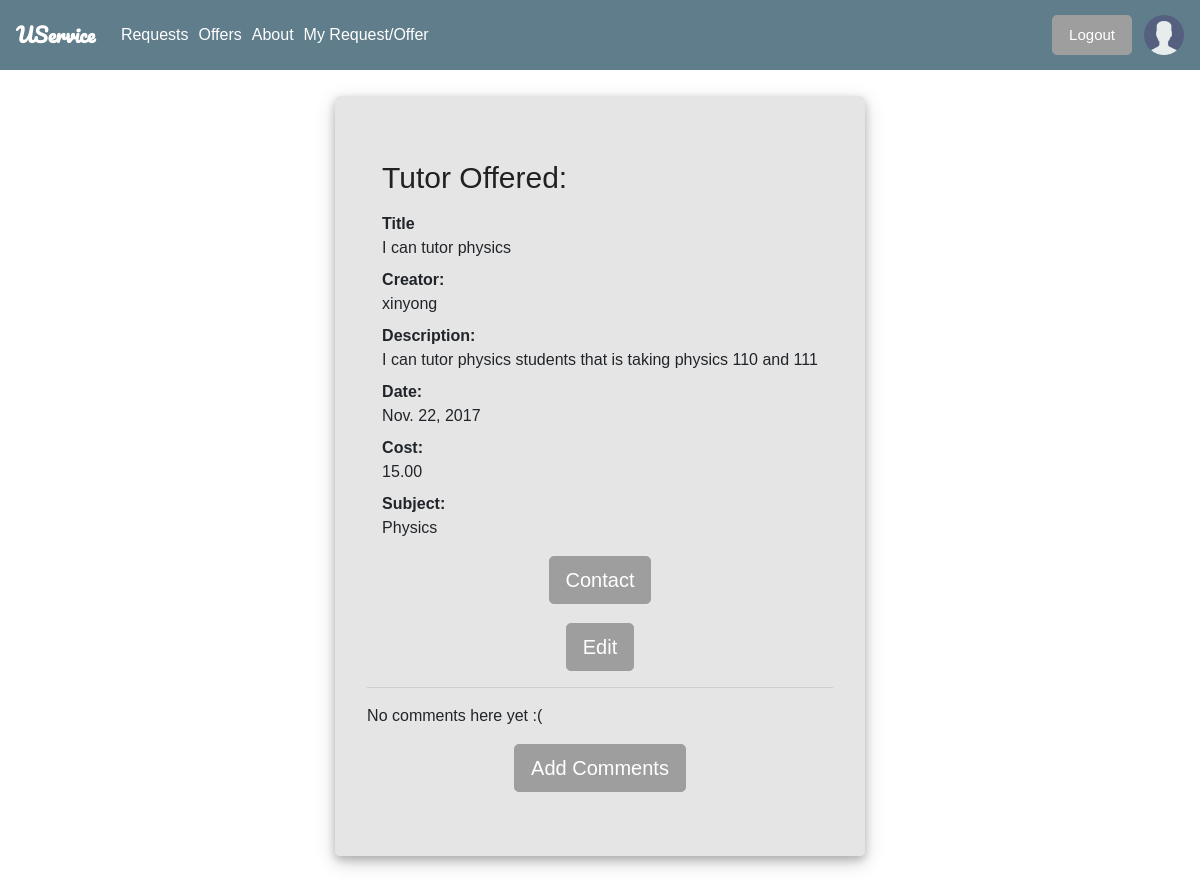
Screenshot of /USERVICE/tutorDetail/2 (signed in) with the database file from the repository.
### USERVICE/models.py (models this page shows, shortened)
class Tutor(models.Model):
    title = models.CharField(max_length=200, help_text="Enter a tutor service title" )
    creator = models.ForeignKey(User, on_delete=models.SET_NULL, null=True)
    description = models.TextField(max_length=1000, help_text = "Enter a brief description of the tutor")
    date = models.DateField(null=True, blank=True)
    cost = models.DecimalField(max_digits=6, decimal_places=2, help_text="Enter the of each tutor session")
    subject = models.TextField(max_length=100, help_text="Enter the subject")
    request = models.BooleanField(default=False)
    offer = models.BooleanField(default=False)
    def edit_url(self):
        return reverse('tutor-Edit', args=[str(self.id)])

### USERVICE/views.py (the view)
# urls.py: url(r'^tutorDetail/(?P<pk>\d+)$', views.tutorDetailView.as_view(), name='tutor-Detail'),
class tutorDetailView(generic.DetailView):
    model=Tutor
    context_object_name="tutor"
    template_name='displayTemplate/tutorDetail.html'

### USERVICE/templates/displayTemplate/tutorDetail.html (shortened to what this page needs)
{% extends "base_generic.html" %}
{% block extra_head %}
{% load static %}
<link rel="stylesheet" href="{% static 'css/details.css' %}">
{% endblock %}
{% block content %}
    <div class="row">
      <div class="jumbotron">
        <div class="container">
          {% if tutor.offer %}
          <h1 class="text-left">Tutor Offered:</h1>
          {%else%}
          <h1 class="text-left">Tutor Requested:</h1>
          {%endif%}
        <dl class="dl-horizontal">
          <dt>Title</dt>
          <dd>{{tutor.title}}</dd>
          <dt>Creator:</dt>
          <dd>{{tutor.creator}}</dd>
          <dt>Description:</dt>
          <dd>{{tutor.description}}</dd>
          <dt>Date:</dt>
          <dd>{{tutor.date}}</dd>
          <dt>Cost:</dt>
          <dd>{{tutor.cost}}</dd>
          <dt>Subject: </dt>
          <dd>{{tutor.subject}}</dd>
        </dl>
        </div>
        <div class="text-center">
        <button type="button" class="btn btn-lg"><a href='{%url 'profile' pk=tutor.creator.pk%}'>Contact</a></button>
        </div>
        {%ifequal user tutor.creator%}
        <div class="text-center">
        <h1><a class="btn btn-lg "  href="{{ tutor.edit_url }}">Edit</a></td></h1>
          </div>
        {%endifequal%}
        <hr>
    {% for comment in tutor.comments.all %}
        <div class="comment">
            <div class="date">{{ comment.created_date }}</div>
            <strong>{{ comment.author }}</strong>
            <p>{{ comment.text|linebreaks }}</p>
        </div>
    {% empty %}
        <p>No comments here yet :(</p>
    {% endfor %}
      <div class="text-center">
        <button type="button" class="btn btn-lg"><a href="{%url 'add_comment_to_tutor' pk=tutor.pk%}">Add Comments</button>
  </div>
  </div>
</div>
{% endblock %}

### USERVICE/static/css/navbar.css (style rules this page uses)
* { font-family: Arial, Helvetica, sans-serif; }
a, a:active, a:hover { color: white; text-decoration: none; }

### USERVICE/static/css/details.css (style rules this page uses)
.btn-lg { background-color: #9E9E9E; border-color: #9E9E9E; color: white; }
.jumbotron { background-color: rgba(203, 203, 203, 0.49)!important; margin-top: 6rem; box-shadow: 0 4px 8px 0 rgba(0, 0, 0, 0.2), 0 6px 20px 0 rgba(0, 0, 0, 0.19); }
.row { justify-content: center; }
.text-left { font-size: 30px; color: #212121; }
h1 { color: #212121; }

### rows the page displays
Tutor: title "I can tutor physics", creator "xinyong", description "I can tutor physics students that is taking physics 110 and 111", date "Nov. 22, 2017", cost "15.00", subject "Physics"
